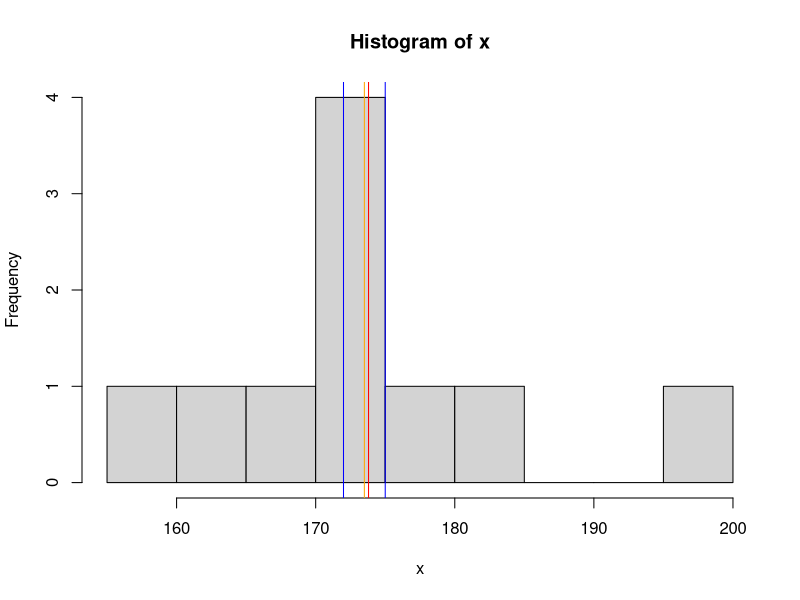
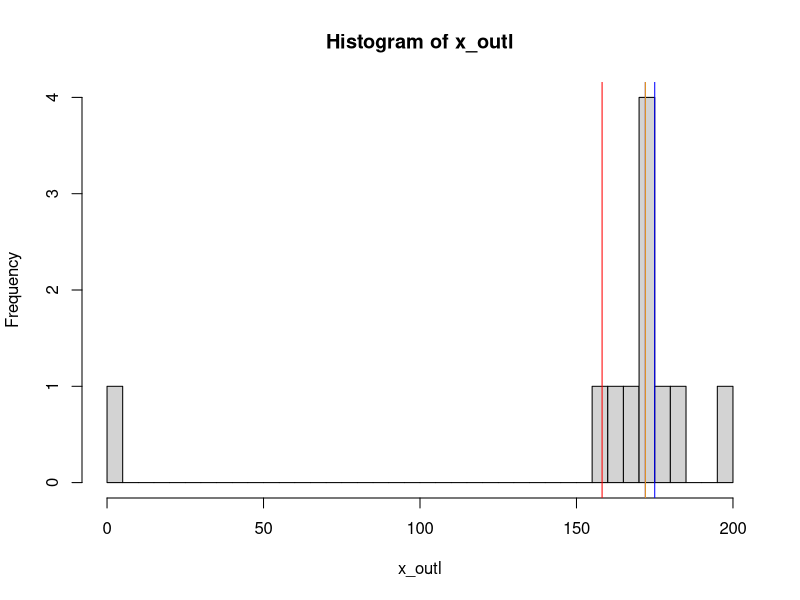
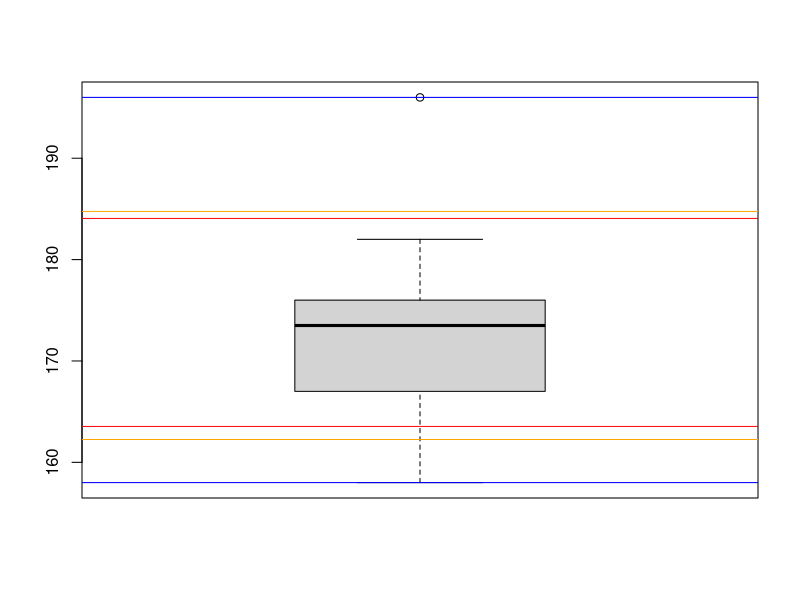
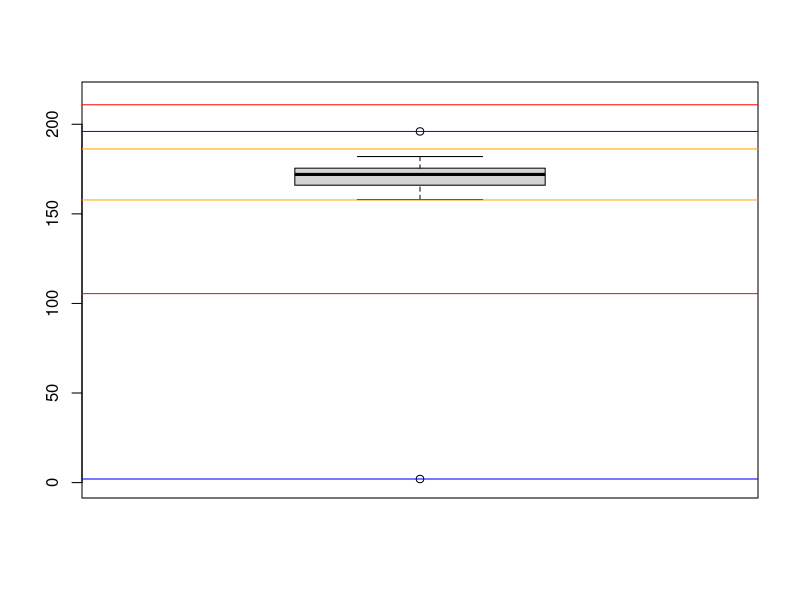
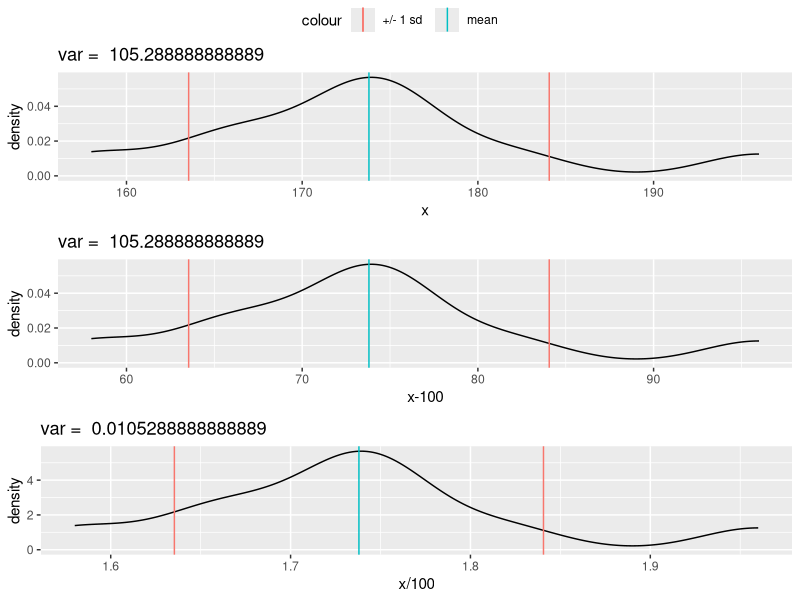
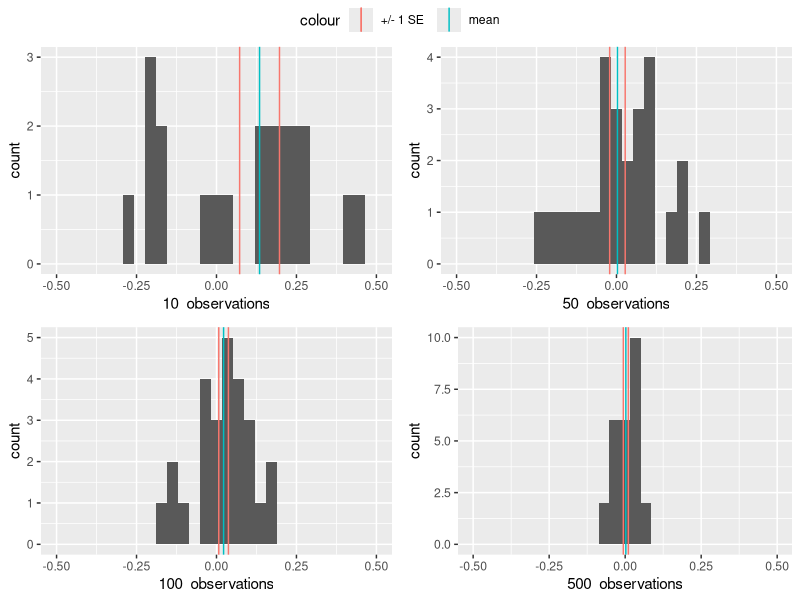

Write the R code that produced these figures, in order.
## ---- chunk 1
knitr::opts_chunk$set(echo = TRUE)
## ---- chunk 2
library(ggplot2)
library(ggpubr)
## ---- chunk 3
x <- c(175, 176, 182, 165, 167, 172, 175, 196, 158, 172)
## ---- chunk 4
mode_my <- function(sample) {
  tab <- table(sample)
  as.numeric(names(tab)[tab == max(tab)])
}

mode_my_x <- mode_my(x)
mode_my_x
## ---- chunk 5
median_my <- function(sample) {
  sorted <- sort(sample)
  (sorted[length(sample) / 2] + sorted[length(sample) / 2 + 1]) / 2
}
median_my_x <- median_my(x)

median_builtin_x <- median(x)

median_builtin_x
median_my_x
## ---- chunk 6
mean_my <- function(sample) {
  sum(sample) / length(sample)
}
mean_my_x <- mean_my(x)

mean_builtin_x <- mean(x)
mean_trim_x <- mean(x, trim = 0.1)

mean_builtin_x
mean_my_x
mean_trim_x
## ---- chunk 7
hist(x, breaks=10)
abline(v = mode_my_x, col="blue")
abline(v = median_my_x, col="orange")
abline(v = mean_my_x, col="red")
## ---- chunk 8
x_outl <- c(x, 2)

mode_my_outl <- mode_my(x_outl)

median_builtin_outl <- median(x_outl)
median_my_outl <- median_my(x_outl)

mean_builtin_outl <- mean(x_outl)
mean_my_outl <- mean_my(x_outl)
mean_trim_outl <- mean(x_outl, trim = 0.1)

mode_my_outl
median_builtin_outl
median_my_outl
mean_builtin_outl
mean_my_outl
mean_trim_outl
## ---- chunk 9
hist(x_outl, breaks=30)
abline(v = mode_my_outl, col="blue")
abline(v = median_my_outl, col="orange")
abline(v = mean_my_outl, col="red")
## ---- chunk 10
var_builtin_x <- var(x)

var_my <- function(sample) {
  sum <- 0
  for (i in 1:length(sample)) {
    sum = sum + (sample[i] - mean_builtin_x)^2
  }
  sum / (length(sample) - 1)
}
var_my_x <- var_my(x)

var_builtin_x
var_my_x
## ---- chunk 11
sd_builtin_x <- sd(x)
sd_my_x <- sqrt(var_my_x)

sd_builtin_x
sd_my_x
## ---- chunk 12
iqr_x <- IQR(x)

boxplot(x)
abline(h = range(x), col="blue")
abline(h = median_builtin_x + 1.5 * iqr_x, col="orange")
abline(h = median_builtin_x - 1.5 * iqr_x, col="orange")
abline(h = mean_builtin_x + sd_builtin_x, col="red")
abline(h = mean_builtin_x - sd_builtin_x, col="red")
## ---- chunk 13
iqr_outl <- IQR(x_outl)
sd_outl <- sd(x_outl)

boxplot(x_outl, ylim=c(0, 215))
abline(h = range(x_outl), col="blue")
abline(h = median_builtin_outl + 1.5 * iqr_outl, col="orange")
abline(h = median_builtin_outl - 1.5 * iqr_outl, col="orange")
abline(h = mean_builtin_outl + sd_outl, col="red")
abline(h = mean_builtin_outl - sd_outl, col="red")
## ---- chunk 14
sub <- x - 100
div <- x / 100

all.equal(mean(sub), mean(x) - 100)
all.equal(mean(div), mean(x) / 100)
abs(sum(x - mean(x)) - 0) < 0.000000001

all.equal(var(sub), var(x))
all.equal(var(div), var(x) / 10000)
all.equal(sd(div), sd(x) / 100)
## ---- chunk 15
prop_df <- matrix(c(mean(x), mean(sub), mean(div), 
                       var(x), var(sub), var(div), 
                       sd(x), sd(sub), sd(div)), ncol=3,byrow=TRUE)
colnames(prop_df) <- c('x','x-100','x/100')
rownames(prop_df) <- c("mean","var","sd")
prop_df <- as.data.frame(prop_df)
prop_df
## ---- chunk 16
data_df <- cbind(x, sub, div)
samples_ids <- c('x','x-100','x/100')
colnames(data_df) <- samples_ids
prop_df <- rbind(prop_df, data_df)
## ---- chunk 17
plot <- function(sample_id) {
  column <- prop_df[[sample_id]]
  ggplot() +
    aes(column[4:13]) +
    geom_density() +
    geom_vline(aes(xintercept=column[[1]], color="mean")) +
    geom_vline(aes(xintercept=column[[1]] - column[[3]], color="+/- 1 sd")) + 
    geom_vline(aes(xintercept=column[[1]] + column[[3]], color="+/- 1 sd")) + 
    xlab(sample_id) + 
    ggtitle(paste("var = ", column[[2]]))
}

# not working with cycle; with cycle through samples_ids instead of apply 
# it will use the last sample_id in all plots, so all plots will be the same
plots <- lapply(samples_ids, plot)
ggarrange(plotlist=plots, ncol=1, common.legend = TRUE)
## ---- chunk 18
set.seed(42)
## ---- chunk 19
# p(x < 156)
pnorm(156, mean=175, sd=10)
# p(x > 198)
pnorm(198, mean=175, sd=10, lower=FALSE)

# p(168 < x < 172)
obs <- 1e5
sample <- rnorm(obs, mean=175, sd=10)
sum(sample > 168 & sample < 172) / obs
## ---- chunk 20
# mean = 0, sd = 1
sample <- rnorm(obs)

# +/- 1 sd: 68%
sum(sample > -1 & sample < 1) / obs
pnorm(1) - pnorm(-1)

# +/- 2 sd: 95%
sum(sample > -2 & sample < 2) / obs
pnorm(2) - pnorm(-2)

# +/- 3 sd: 99.7%
sum(sample > -3 & sample < 3) / obs
pnorm(3) - pnorm(-3)
## ---- chunk 21
sample <- rnorm(obs, mean=175, sd=10)
mean(sample)
sd(sample)

sample <- scale(sample, center=TRUE, scale=TRUE)
mean(sample)
sd(sample)
## ---- chunk 22
stat_by_k <- function(population, k) {
  samples <- replicate(n, sample(population, k))
  means <- colMeans(samples)
  c(k, mean(means), sd(means), sd(means)/sqrt(n), means)
}

obs <- 1e6
population <- rnorm(obs)
ks <- c(10, 50, 100, 500)
n <- 30
stat <- data.frame()
distr <- vector(mode="list", length=length(ks))
names(distr) <- ks
for (k in ks) {
  stat_temp <- stat_by_k(population, k)
  stat <- rbind(stat, stat_temp[1:4])
  distr[[as.character(k)]] <- stat_temp[5:n+4]
}
colnames(stat) <- c('k','mean','sd', 'SE')

stat
## ---- chunk 23
plot <- function(k) {
  ggplot() +
    aes(distr[[as.character(k)]]) +
    geom_histogram() +
    geom_vline(aes(xintercept=stat[stat$k == k, 2], color="mean")) +
    geom_vline(aes(xintercept=stat[stat$k == k, 2] - stat[stat$k == k, 4], 
                   color="+/- 1 SE")) +
    geom_vline(aes(xintercept=stat[stat$k == k, 2] + stat[stat$k == k, 4], 
                   color="+/- 1 SE")) +
    xlab(paste(k, " observations")) +
    xlim(-0.5, 0.5)
}

plots <- lapply(ks, plot)
ggarrange(plotlist=plots, common.legend = TRUE)
